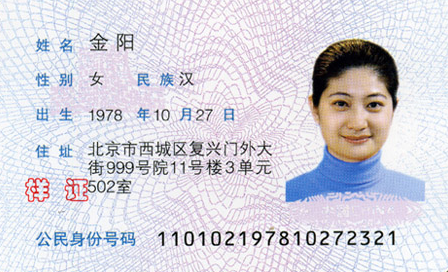
#> input picture interface/pic/pass05.jpg, 448 x 272 px
$ python testSIFT.py   (older library calls are emulated)
#> lines starting #> are read from the running program, lines starting #| are printed output that depends on the picture
# coding:utf8
'''
Author : Cindy
Date : 2017/11/8
代码目的：提取sift特征

'''
# -*- coding: utf-8 -*-
import cv2
import numpy as np
from matplotlib import pyplot as plt
from sklearn.cluster import KMeans
from scipy.spatial.distance import cdist
from PIL import Image
plt.rcParams['font.sans-serif']=['SimHei']

def getSift(img_path):
    '''''
    得到并查看sift特征
    '''
    # 读取图像
    img = cv2.imread(img_path)
    img = cv2.resize(img, (width, height), interpolation=cv2.INTER_CUBIC)
    # 转换为灰度图
    gray = cv2.cvtColor(img, cv2.COLOR_BGR2GRAY)
    # 创建sift的类
    # sift = cv2.SIFT()
    # python3
    pointNum = 500
    siftDetector = cv2.xfeatures2d.SIFT_create(pointNum)
    # siftDetector = cv2.xfeatures2d.SURF_create(pointNum)
    # 在图像中找到关键点 也可以一步计算#kp, des = sift.detectAndCompute
    # kp = sift.detect(gray, None)
    kp, res = siftDetector.detectAndCompute(gray, None)
    # [23 lines of commented-out code are left out]
    img = cv2.drawKeypoints(img, outImage=img, keypoints=kp, flags=cv2.DRAW_MATCHES_FLAGS_DRAW_RICH_KEYPOINTS)
    # [5 lines of commented-out code are left out]
    cv2.imshow("sift", img)
    cv2.waitKey(0)
    # cv2.destroyAllWindows()

    return img
    # return np.array(pts)


width, height = 320, 240
passImg_path = r'pic/pass05.jpg'
fpImg_path = r'pic/fp10m.jpg'


plt.subplot(2,2,1)     #将窗口分为两行两列四个子窗口，则可显示四幅图片
passImg_ori = Image.open(passImg_path, 'r')
#> passImg_ori is the input picture: PIL image 448x272 RGBA; mean R, G, B, A 213.7, 212.3, 221.3, 255
passImg_ori = passImg_ori.resize((width, height), Image.ANTIALIAS)
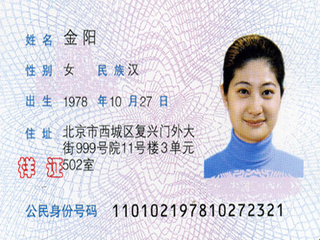
#> passImg_ori: PIL image 320x240 RGBA; mean R, G, B, A 213.7, 212.3, 221.2, 255
passImg_ori = np.array(passImg_ori)
plt.title(u"(a)真实拍摄证件照")   #第一幅图片标题
plt.imshow(passImg_ori)      #绘制第一幅图片
plt.axis('off')

plt.subplot(2,2,2)     #第二个子窗口
plt.title(u"(b)真实拍摄证件照SIFT特征图")   #第二幅图片标题
passImgSIFT = getSift(passImg_path)
#> in getSift, `gray = cv2.cvtColor(img, cv2.COLOR_BGR2GRAY)`:
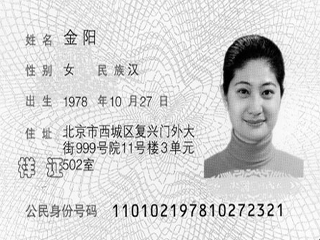
#> gray: shape (240, 320); min 0, max 255, mean 213.7
#> in getSift, `kp, res = siftDetector.detectAndCompute(gray, None)`: kp = 500 keypoints; strongest (x, y, size): (280, 205, 2), (144, 206, 2.1), (174, 206, 2.1), (203, 213, 2.1)
#> (the run stopped early here; a loop or call above may not have finished)

$ run again, with interface/pic/pass01.jpg copied over interface/pic/pass05.jpg
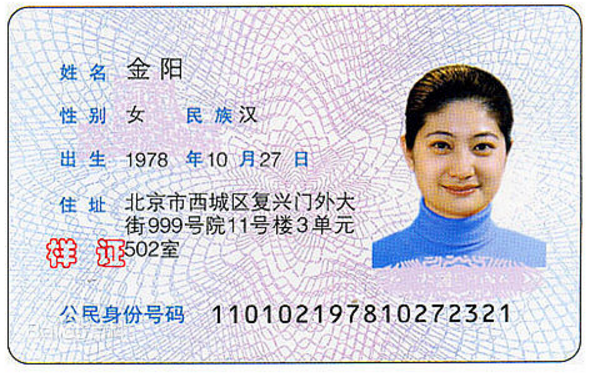
#> input picture interface/pic/pass01.jpg, 600 x 376 px
#> passImg_ori is the input picture: PIL image 600x376 RGBA; mean R, G, B, A 211.6, 210.5, 218.5, 255
#> passImg_ori: PIL image 320x240 RGBA
#> in getSift, `img = cv2.resize(img, (width, height), interpolation=cv2.INTER_CUBIC)`:
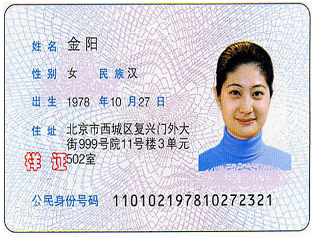
#> img: shape (240, 320, 3); mean B, G, R 218.3, 210.3, 211.4
#> in getSift, `gray = cv2.cvtColor(img, cv2.COLOR_BGR2GRAY)`:
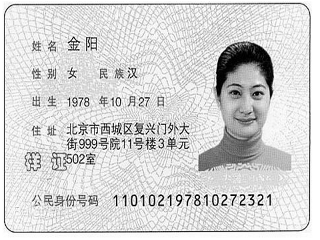
#> gray: shape (240, 320); min 0, max 255, mean 211.6
#> kp = 500 keypoints; strongest (x, y, size): (179, 198, 2.1), (269, 196, 2), (170, 196, 1.9), (197, 202, 2)

$ run again, with interface/pic/pass03.jpg copied over interface/pic/pass05.jpg
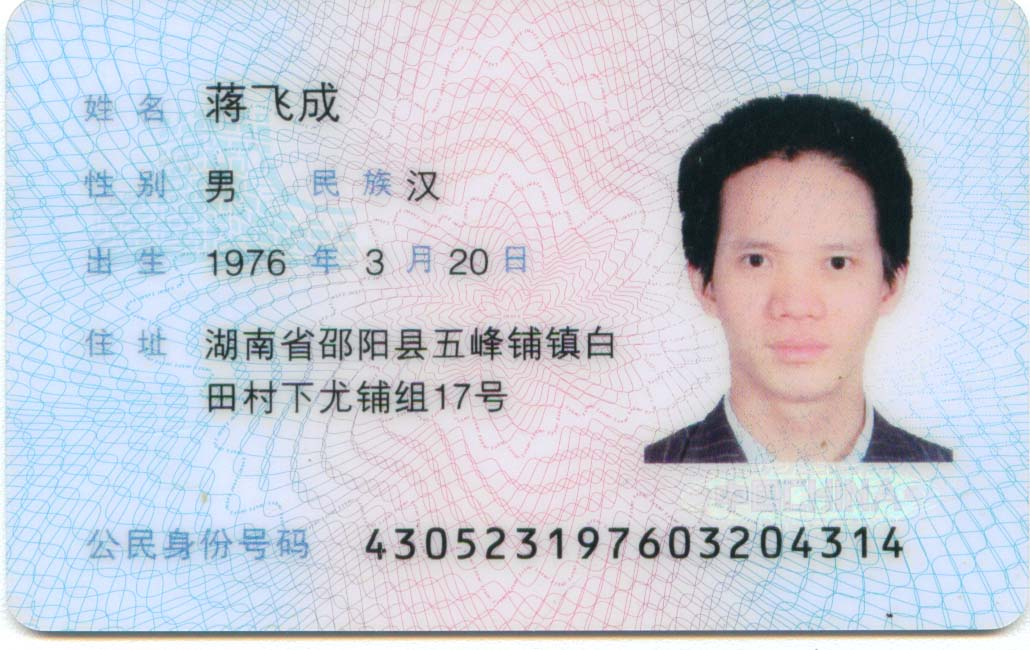
#> input picture interface/pic/pass03.jpg, 1030 x 650 px
#> passImg_ori is the input picture: PIL image 1030x650 RGB; mean R, G, B 200.2, 204.6, 216.3
#> `passImg_ori = passImg_ori.resize((width, height), Image.ANTIALIAS)`:
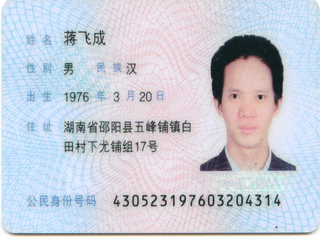
#> passImg_ori: PIL image 320x240 RGB; mean R, G, B 200.2, 204.6, 216.3
#> in getSift, `gray = cv2.cvtColor(img, cv2.COLOR_BGR2GRAY)`:
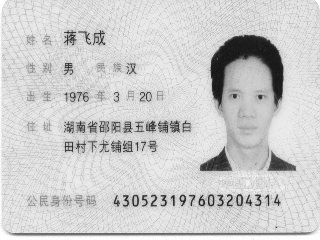
#> gray: shape (240, 320); min 18, max 255, mean 204.7
#> kp = 311 keypoints; strongest (x, y, size): (219, 163, 13.2), (278, 164, 10.9), (173, 197, 2.5), (268, 196, 2)

$ run again, with interface/pic/pass04.jpg copied over interface/pic/pass05.jpg
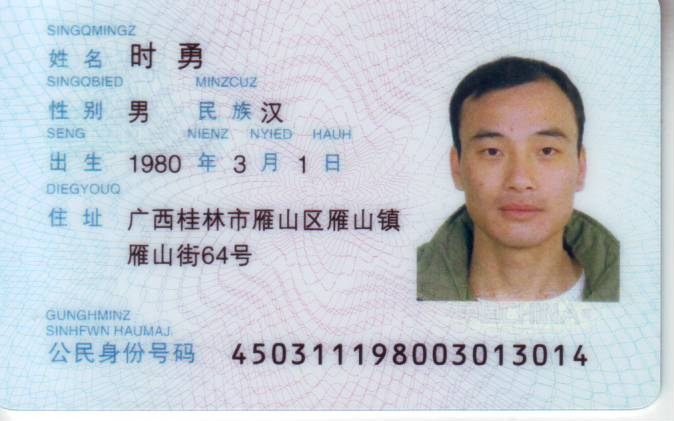
#> input picture interface/pic/pass04.jpg, 674 x 421 px
#> passImg_ori is the input picture: PIL image 674x421 RGB; mean R, G, B 194.7, 200.4, 207.7
#> `passImg_ori = passImg_ori.resize((width, height), Image.ANTIALIAS)`:
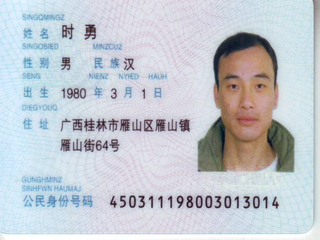
#> passImg_ori: PIL image 320x240 RGB; mean R, G, B 194.7, 200.4, 207.7
#> in getSift, `gray = cv2.cvtColor(img, cv2.COLOR_BGR2GRAY)`:
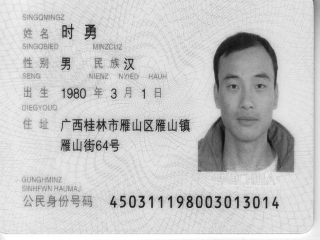
#> gray: shape (240, 320); min 13, max 255, mean 199.5
#> kp = 382 keypoints; strongest (x, y, size): (170, 198, 2.6), (151, 198, 2.6), (266, 198, 2.5), (237, 198, 2.6)
